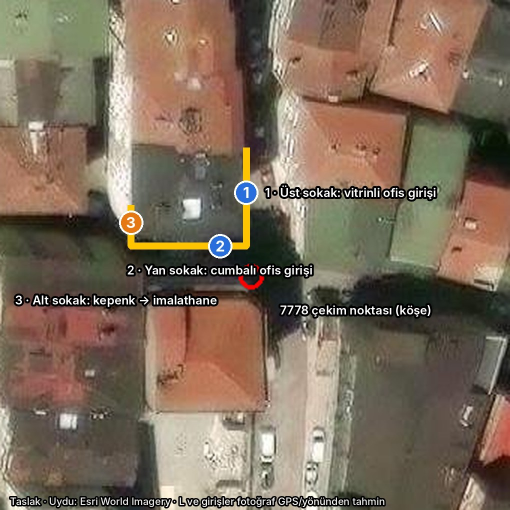
#> input picture kagithane/animatic/L_plan_taslak.jpg, 1020 x 1020 px (shown at 1/2 size)
$ python -i render.py   (imports and definitions only)
#> lines starting #> are read from the running program, lines starting #| are printed output that depends on the picture
"""Kâğıthane işyeri: dikey 9:16 animatik (Wiro'suz, yalnız gerçek çekimler + kod grafikleri).

Kullanım: python3 render.py <work_dir> <out.mp4>
work_dir içinde: photos/, clean/, seg/<isim>/%04d.jpg, map/dark.png, map/center.txt
"""
import sys, os, glob, math, subprocess
import numpy as np
from PIL import Image, ImageDraw, ImageFont, ImageFilter, ImageEnhance

WORK, OUT = sys.argv[1], sys.argv[2]
W, H, FPS, DUR = 1080, 1920, 30, 30.0
NAVY = (12, 22, 40); YEL = (255, 196, 0); WHITE = (255, 255, 255); AMBER = (232, 140, 40); BLUE = (64, 132, 230)
FD = "/usr/share/fonts/opentype/inter/"
def F(w, s): return ImageFont.truetype(FD + {"black": "InterDisplay-Black.otf", "bold": "Inter-Bold.otf",
                                              "semi": "Inter-SemiBold.otf", "med": "Inter-Medium.otf"}[w], s)

# ---------- yardımcılar ----------
def clamp(x, a=0.0, b=1.0): return max(a, min(b, x))
def ease(x): x = clamp(x); return x * x * (3 - 2 * x)
def eout(x): x = clamp(x); return 1 - (1 - x) ** 3
def lerp(a, b, t): return a + (b - a) * t

_img_cache = {}
def load(path, maxh=2600):
    if path not in _img_cache:
        im = Image.open(path).convert("RGB")
        if im.height > maxh: im = im.resize((round(im.width * maxh / im.height), maxh), Image.LANCZOS)
        im = ImageEnhance.Contrast(im).enhance(1.06); im = ImageEnhance.Color(im).enhance(1.08)
        _img_cache[path] = im
    return _img_cache[path]

# [11 lines left out: functions kenburns, gray_world, not called in this run]

_seg = {}
# [4 lines left out: function seg, not called in this run]

def text_w(d, s, f): b = d.textbbox((0, 0), s, font=f); return b[2] - b[0]

# [56 lines left out: functions pill, caption, label, pointer, top_band, bottom_band, not called in this run]

def vignette():
    v = Image.new("L", (W, H), 0); vd = ImageDraw.Draw(v)
#> after `v = Image.new('L', (W, H), 0)`: v: PIL image 1080x1920 L; every value is 0
    for i in range(0, 260, 4): vd.rectangle((0, i, W, i + 4), fill=int(150 * (1 - i / 260) ** 2))
    for i in range(0, 520, 4): vd.rectangle((0, H - i - 4, W, H - i), fill=int(170 * (1 - i / 520) ** 1.6))
    return v
VIG = vignette()
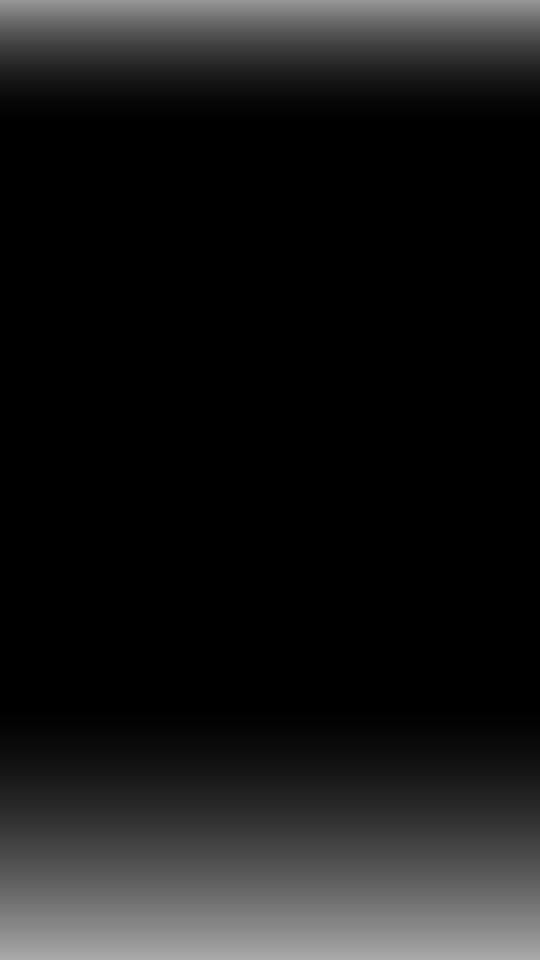
#> VIG: PIL image 1080x1920 L (shown at 1/2 size); min 0, max 170, mean 24.5
def darken_edges(im):
    black = Image.new("RGB", (W, H), (0, 0, 0)); return Image.composite(black, im, VIG)

# ---------- sahneler ----------
# [4 lines left out: function sc_hook, not called in this run]

# 7778 üzerinde satılık katların bandı (orijinal 4032x3024 koordinatı; 1400 ölçeğinde ölçülüp 2.88 ile çarpıldı)
BAND = [(468, 488), (600, 462), (672, 446), (790, 446), (860, 460), (1100, 528), (1100, 588), (830, 604), (610, 616), (470, 600)]
# [23 lines left out: function sc_corner, not called in this run]

def iso(x, y, z, ox=540, oy=900, u=82):
    return (ox + (x - y) * u * 0.866, oy + (x + y) * u * 0.5 - z * u)

# [22 lines left out: function sc_section, not called in this run]

def photo_shot(path, c0, c1, lab):
    def f(t, T):
        fr, _ = kenburns(load(path), c0, c1, t / T)
        return fr, lambda d: label(d, (70, 1290), lab, 0.1, t)
    return f

def video_shot(name, lab, zoom=1.0, speed=1.0):
    # [6 lines left out: function f, not called in this run]
    return f

def with_caption(shot, lines, t_in, hl=None, size=84, y=1110):
    # [4 lines left out: function f, not called in this run]
    return f

# [18 lines left out: function sc_beforeafter, not called in this run]

MAP = None
# [48 lines left out: functions sc_map, sc_end, not called in this run]

# ---------- zaman çizelgesi ----------
TL = [
    (2.2, sc_hook, "cut"),
    (2.6, sc_corner, "flash"),
    (2.4, sc_section, "cut"),
    (2.0, with_caption(photo_shot(f"{WORK}/photos/IMG_7765.jpg", (0.42, 0.55, 1.0), (0.38, 0.56, 0.86), "Resepsiyon"), ["Hazır ofis katı"], 0.2, hl={"hazır"}), "cut"),
    (1.6, photo_shot(f"{WORK}/clean/7771.jpg", (0.5, 0.5, 1.0), (0.5, 0.48, 0.72), "Koridorlar"), "cut"),
    (2.2, video_shot("cumba", "Köşe cumbalı ofis"), "cut"),
    (1.4, video_shot("ofis", "X oda · laminat zemin"), "cut"),
    (1.2, photo_shot(f"{WORK}/photos/IMG_7767.jpg", (0.45, 0.5, 1.0), (0.48, 0.52, 0.85), "Mutfak"), "cut"),
    (1.7, with_caption(video_shot("walkin", "Alt sokak · kepenkli giriş"), ["Alt kat:", "kapıdan yükleme"], 0.15, hl={"yükleme"}), "flash"),
    (3.0, with_caption(video_shot("hol", "Kolonlu üretim holü · X m²", zoom=1.06), ["X m² üretim alanı"], 0.3, hl={"x", "m²"}), "cut"),
    (1.6, video_shot("dikis", "Dikiş / döşeme bölümü"), "cut"),
    (2.0, sc_beforeafter, "cut"),
    (2.8, sc_map, "flash"),
    (3.3, sc_end, "cut"),
]
# [1 line not run here, left out]

# [10 lines left out: function render_frame, not called in this run]

# [5 lines not run here, left out]

cmd = ["ffmpeg", "-y", "-v", "error", "-f", "rawvideo", "-pix_fmt", "rgb24", "-s", f"{W}x{H}", "-r", str(FPS), "-i", "-",
       "-c:v", "libx264", "-preset", "medium", "-crf", "19", "-pix_fmt", "yuv420p", OUT]
# [1 line that did not run here, left out]
t0 = 0.0; prev_last = None
# [18 lines not run here, left out]

>>> result = load('L_plan_taslak.jpg')
#> in load, im is the input picture: PIL image 1020x1020 RGB; mean R, G, B 125.2, 107.8, 90.6
